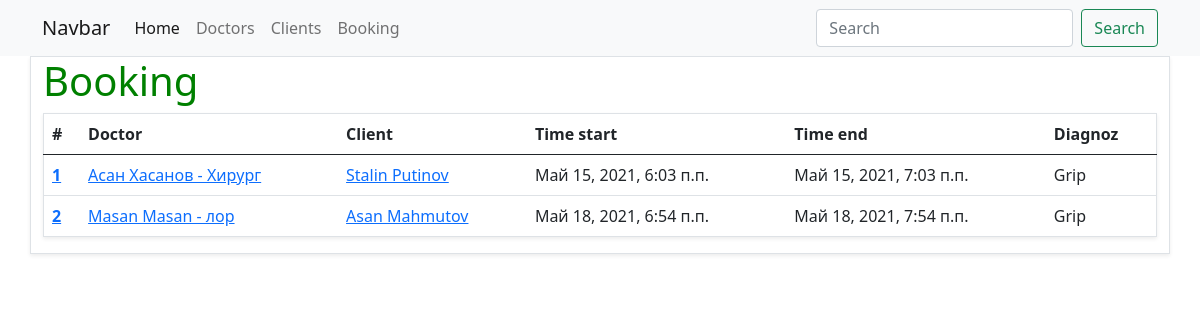
The page /booking/ on the database its author committed.
### booking/models.py (models this page shows, shortened)
class Booking(models.Model):
    doctor = models.ForeignKey(Doctor, on_delete=models.CASCADE)
    client = models.ForeignKey(Client, on_delete=models.CASCADE)
    start_time = models.DateTimeField()
    end_time = models.DateTimeField()
    diagnoz = models.ForeignKey(Diagnoz,on_delete=models.CASCADE,null=True)
    active = models.BooleanField(default=True)

class Diagnoz(models.Model):
    name = models.CharField(max_length=120)
    def __str__(self):
        return self.name

### doctor/models.py (models this page shows)
class Doctor(models.Model):
    name = models.CharField("Имя",max_length=120)
    surname = models.CharField("Фамилия",max_length=120)
    age = models.IntegerField("Возраст")
    photo = models.ImageField("Фото",upload_to="doctor/",null=True)
    profes = models.ForeignKey(Profes,null=True,on_delete=models.CASCADE)
    def __str__(self):
        return "{} {} - {}".format(self.name,self.surname,self.profes)
    class Meta:
        verbose_name = "Доктор"
        verbose_name_plural = "Докторы"

class Profes(models.Model):
    name = models.CharField(max_length=120)
    def __str__(self):
        return self.name

### client/models.py (models this page shows)
class Client(models.Model):
    name = models.CharField(max_length=120)
    surname = models.CharField(max_length=120)
    age = models.IntegerField()
    def __str__(self):
        return "{} {}".format(self.name,self.surname)

### booking/views.py (the view)
# urls.py: path("booking/",booking),
def booking(request):
    bookings = Booking.objects.filter(active=True)
    return render(request,"booking/booking.html",{"bookings":bookings})

### templates/booking/booking.html
{% extends 'base.html' %}
{% block container %}
    <h1>Booking</h1>
    <table class="table border shadow-sm">
  <thead>
    <tr>
      <th scope="col">#</th>
      <th scope="col">Doctor</th>
      <th scope="col">Client</th>
      <th scope="col">Time start</th>
      <th scope="col">Time end</th>
      <th scope="col">Diagnoz</th>
    </tr>
  </thead>
  <tbody>
  {% for booking in bookings %}
    <tr>
      <th scope="row"><a href="/booking/{{booking.id}}">{{forloop.counter }}</a></th>
      <td><a href="/doctor/{{booking.doctor.id}}">{{booking.doctor}}</a></td>
      <td><a href="/client/{{booking.client.id}}">{{booking.client}}</a></td>
      <td>{{booking.start_time}}</td>
      <td>{{booking.end_time}}</td>
      <td>{{booking.diagnoz}}</td>
    </tr>
  {% endfor %}
  </tbody>
</table>
{% endblock container %}

### static/css/style.css (style rules this page uses)
h1 { color: green; }

### rows shown on the page
Booking: doctor "Асан Хасанов - Хирург", client "Stalin Putinov", start_time "Май 15, 2021, 6:03 п.п.", end_time "Май 15, 2021, 7:03 п.п.", diagnoz "Grip"
Booking: doctor "Masan Masan - лор", client "Asan Mahmutov", start_time "Май 18, 2021, 6:54 п.п.", end_time "Май 18, 2021, 7:54 п.п.", diagnoz "Grip"
